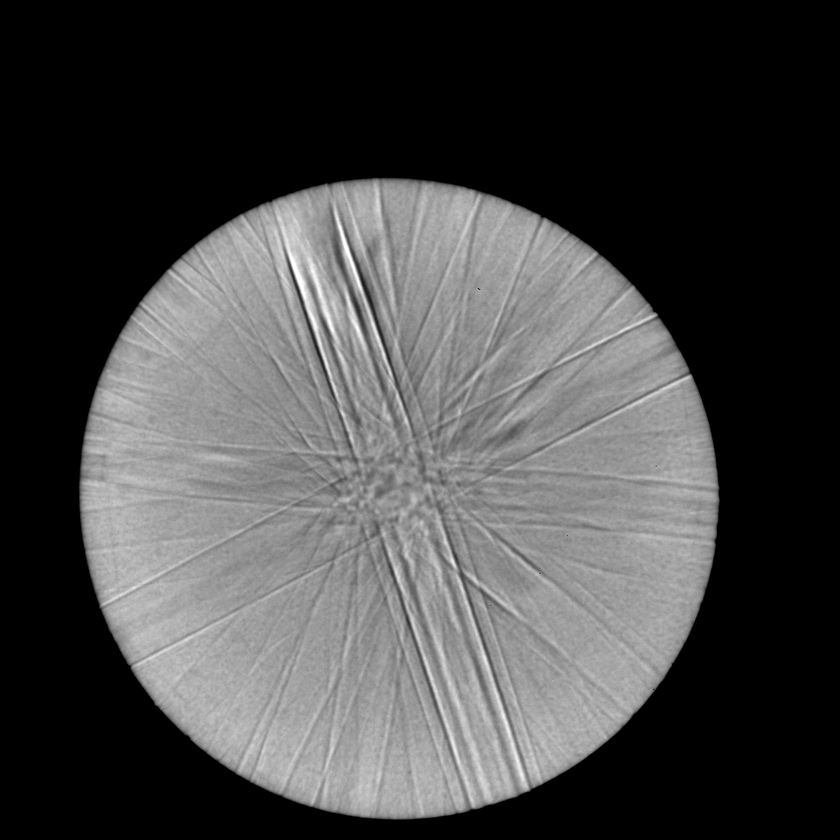
#> input picture data/train/samples/CBED_1.tif, 840 x 840 px, shrunk from 1783 x 1783 before the run
$ python hysteresis.py
#> lines starting #> are read from the running program, lines starting #| are printed output that depends on the picture; after the words box and inside, x2 and y2 are one past the last pixel; in counts of white or black regions, pixels touching at a corner belong together
import numpy as np

from skimage.transform import hough_line, hough_line_peaks
from skimage.feature import canny
from skimage.draw import line
from skimage import data
import cv2
import matplotlib.pyplot as plt
from matplotlib import cm
from skimage.transform import probabilistic_hough_line

from matplotlib.backends.backend_agg import FigureCanvasAgg as FigureCanvas
from matplotlib.figure import Figure

# Line finding using the Probabilistic Hough Transform
image = cv2.imread("data/train/samples/CBED_1.tif", cv2.IMREAD_GRAYSCALE)
#> image is the input picture: shape (840, 840); min 0, max 255, mean 70.1
label = cv2.imread("data/train/labels/CBED_1.png")
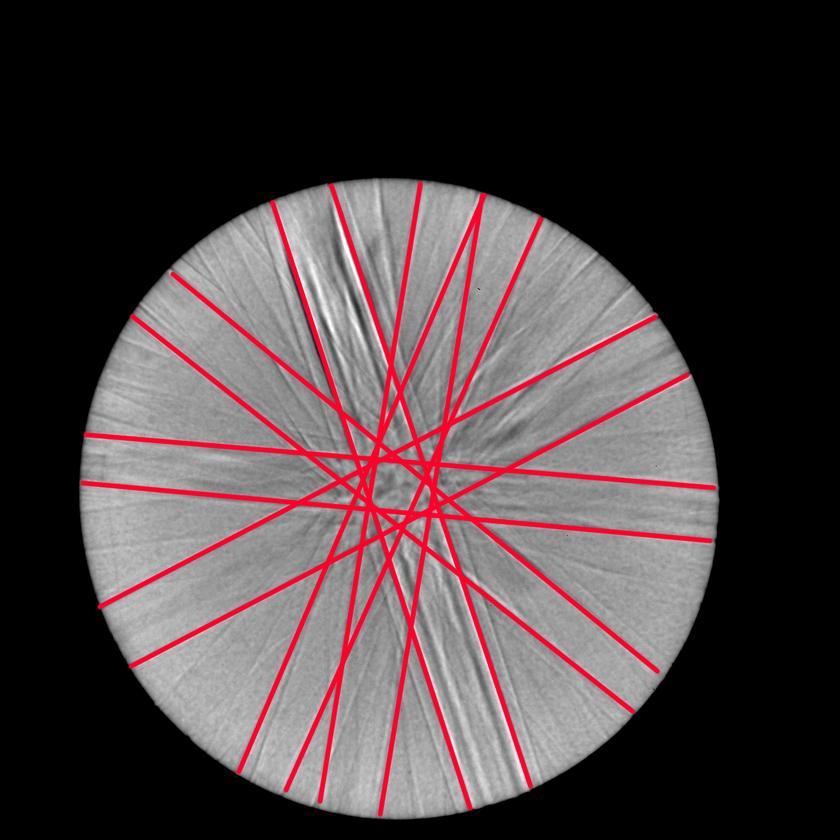
#> input picture data/train/labels/CBED_1.png, 840 x 840 px, shrunk from 1783 x 1783 before the run
#> label is the input picture: shape (840, 840, 3); mean B, G, R 65.1, 63.2, 75.4
edges = canny(image, 2, 1, 25)
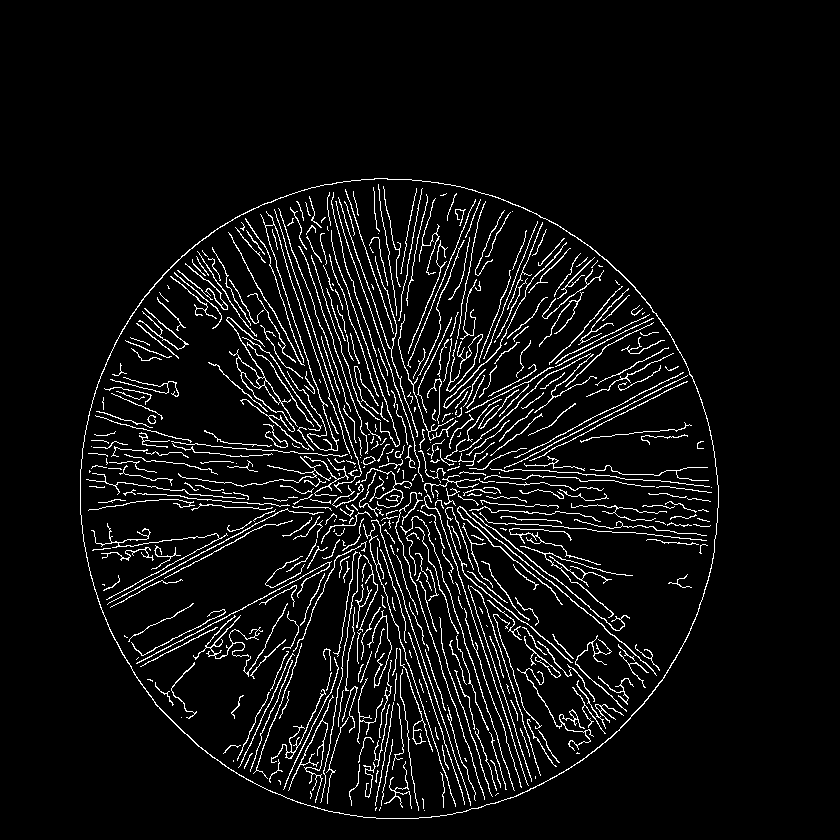
#> edges: shape (840, 840) bool; 6% white in thin lines or dots, all inside (x1, y1, x2, y2) = (80, 178, 719, 819)
lines = probabilistic_hough_line(edges, threshold=250, line_length=10, line_gap=3)
#> lines = [((107, 604), (174, 568)), ((466, 412), (515, 386)), ((259, 522), (287, 508)), ((122, 595), (257, 523)), ((532, 378), (552, 367))]

# Generating figure 2
fig = Figure(figsize=(image.shape[0]/120, image.shape[1]/120), dpi=120)
canvas = FigureCanvas(fig)
ax = fig.gca()

ax.imshow(edges * 0, cmap=cm.gray)
for line in lines:
    p0, p1 = line
    ax.plot((p0[0], p1[0]), (p0[1], p1[1]), c='0.5')
#> this loop made 5 passes
#> (p0, p1) on passes 1 to 5: ((107, 604), (174, 568)), ((466, 412), (515, 386)), ((259, 522), (287, 508)), ((122, 595), (257, 523)), ((532, 378), (552, 367))
ax.set_xlim((0, image.shape[0]))
ax.set_ylim((0, image.shape[1]))
ax.axis('off')

canvas.draw()
image_from_plot = np.frombuffer(fig.canvas.tostring_rgb(), dtype=np.uint8)
image_from_plot = image_from_plot.reshape(fig.canvas.get_width_height()[::-1] + (3,))
image_from_plot = np.flipud(image_from_plot)
image_from_plot = cv2.cvtColor(image_from_plot, cv2.COLOR_BGR2GRAY)
image_from_plot = np.where(image_from_plot == 255, 0, image_from_plot)
image_from_plot = np.where(image_from_plot != 0, 255, image_from_plot)
print(image_from_plot.shape)
#| (840, 840)
cv2.imwrite("test.png", image_from_plot)
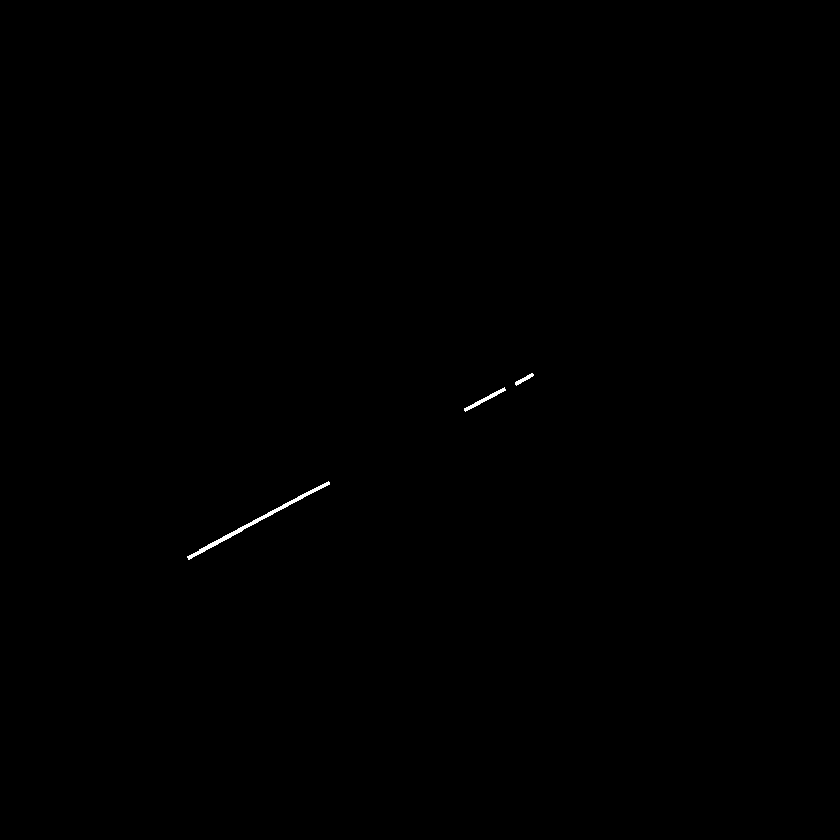
#> saved as test.png: shape (840, 840); 0.12% white; 3 white regions, box (x1, y1, x2, y2) and area: (187, 481, 330, 560) 621, (464, 387, 506, 412) 172, (515, 373, 534, 386) 78

## TODO: Fix
from skimage import data, filters
fig, ax = plt.subplots(nrows=1, ncols=3)

image = image_from_plot
edges = filters.sobel(image)

low = 0.1
high = 0.75

lowt = (edges > low).astype(int)
hight = (edges > high).astype(int)
hyst = filters.apply_hysteresis_threshold(edges, low, high)

ax[0].imshow(image, cmap='gray')
ax[0].set_title('Original image')

ax[1].imshow(lowt, cmap='magma')
ax[1].set_title('Low threshold')

ax[2].imshow(hight + hyst, cmap='magma')
ax[2].set_title('Hysteresis threshold')

for a in ax.ravel():
    a.axis('off')

plt.tight_layout()

plt.show()
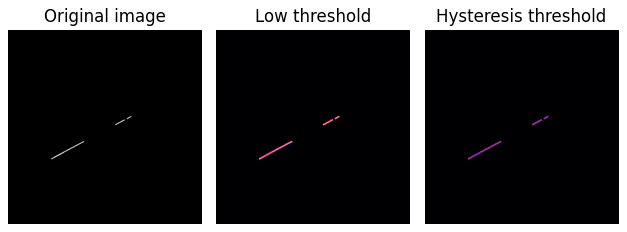
#> figure drawn by matplotlib, 3 panels

# TODO: Next week, run hough transform on top of probabilistic hough transform binary image
# TODO: Next week, have lines intensity correspond to probability. Then, rerun hysteresis thresholding
# TODO: Also, start working on a way to determine a score for how well my method works compared to labels. After that, hyperparameter analysis
